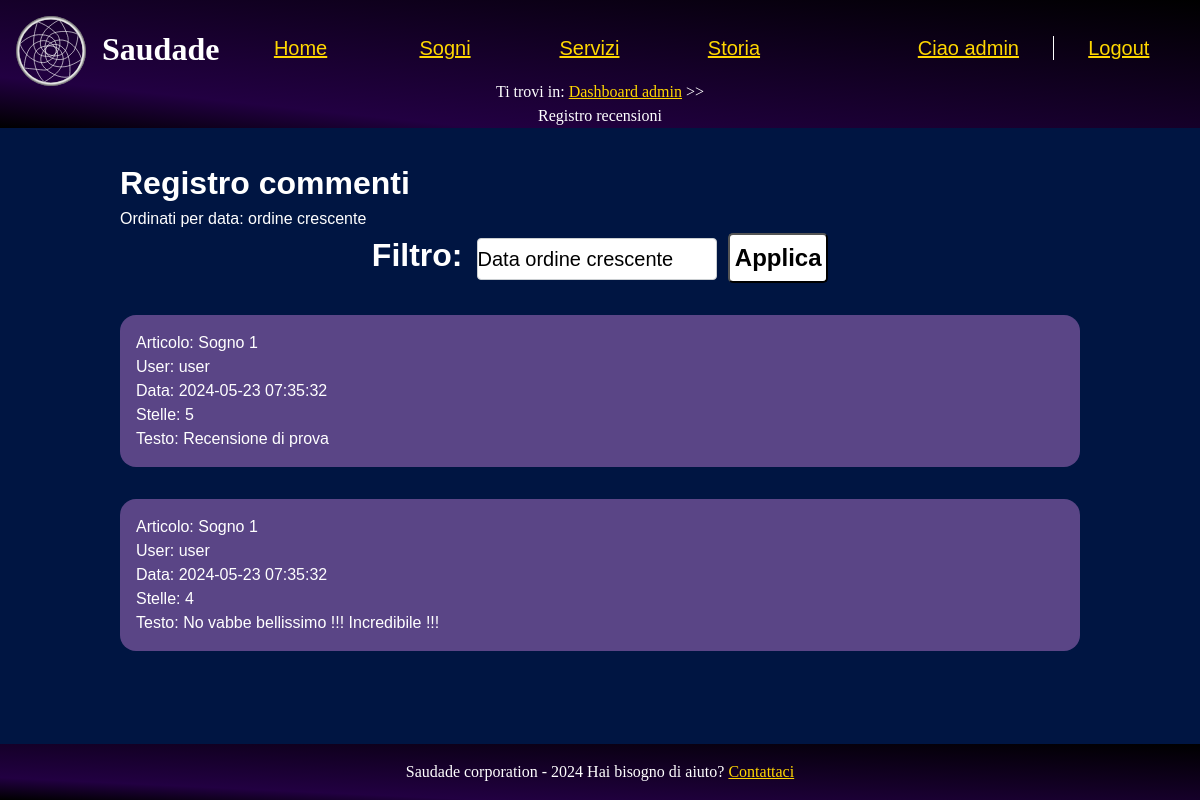
The page /src/php/registroRecensioni.php (signed in) on the database its author committed.
### tables this page shows
CREATE TABLE recensioni (
  id SERIAL PRIMARY KEY,
  user_name VARCHAR(20) NOT NULL,
  testo TEXT NOT NULL,
  articolo VARCHAR(20),
  stelle INT CHECK (stelle >= 1 AND stelle <= 5),
  data TIMESTAMP DEFAULT CURRENT_TIMESTAMP,

  FOREIGN KEY (user_name) REFERENCES utenti(user_name) ON DELETE CASCADE ON UPDATE CASCADE,
  FOREIGN KEY (articolo) REFERENCES sogni(titolo) ON DELETE CASCADE  ON UPDATE CASCADE
);

### src/php/functions.php (called while the page is built, shortened)
<?php
class Functions {
    private $connection;
    public function openDBConnection(){
        global $HOST_DB, $USERNAME, $PASSWORD, $DATABASE_NAME;
        $this->connection = mysqli_connect(
            $HOST_DB,
            $USERNAME,
            $PASSWORD,
            $DATABASE_NAME
        );
        $this->connection->set_charset("utf8");
        return mysqli_connect_errno() == 0;
    }
    public function getConnection(){
        return $this->connection;
    }
}

### src/php/registroRecensioni.php (the view, shortened to what this page needs)
<?php
    require_once("functions.php");
    $functions = new functions();
    $functions->openDBConnection();
    $pagina = new newPage("../html/registroRecensioni.html", "Registro recensioni", "Registro recensioni", "Registro recensioni");
    if(isset($_SESSION['user_name'])){
        if($_SESSION['user_name'] === "admin") {
            $filtro = "data ASC";
            $ordine = "data: ordine crescente";
            $linkUsrAsc = "Username ordine alfabetico crescente";
            $linkUsrDec = "Username ordine alfabetico decrescente";
            $linkArtAsc = "Articolo ordine alfabetico crescente";
            $linkArtDec = "Articolo ordine alfabetico decrescente";
            $linkDataAsc = "Data ordine crescente";
            $linkDataDec = "Data ordine decrescente";
            $linkStarAsc =  "Numero stelle ordine crescente";
            $linkStarDec =  "Numero stelle ordine decrescente";
            $linkUsrAscValue = "usr-asc";
            $linkUsrDecValue = "usr-desc";
            $linkArtAscValue = "art-asc";
            $linkArtDecValue = "art-desc";
            $linkDataAscValue = "date-asc";
            $linkDataDecValue = "date-desc";
            $linkStarAscValue = "star-asc";
            $linkStarDecValue = "star-desc";
            $linkUsrAscDisabled = "";
            $linkUsrDecDisabled = "";
            $linkArtAscDisabled = "";
            $linkArtDecDisabled = "";
            $linkDataAscDisabled = "";
            $linkDataDecDisabled = "";
            $linkStarAscDisabled = "";
            $linkStarDecDisabled = "";
            $pagina->modificaHTML("{ordine}", $ordine);
            $pagina->modificaHTML("{linkUsrAsc}", $linkUsrAsc);
            $pagina->modificaHTML("{linkUsrDec}", $linkUsrDec);
            $pagina->modificaHTML("{linkArtAsc}", $linkArtAsc);
            $pagina->modificaHTML("{linkArtDec}", $linkArtDec);
            $pagina->modificaHTML("{linkDataAsc}", $linkDataAsc);
            $pagina->modificaHTML("{linkDataDec}", $linkDataDec);
            $pagina->modificaHTML("{linkStarAsc}", $linkStarAsc);
            $pagina->modificaHTML("{linkStarDec}", $linkStarDec);
            $pagina->modificaHtml("{linkUsrAscValue}", $linkUsrAscValue);
            $pagina->modificaHtml("{linkUsrDecValue}", $linkUsrDecValue);
            $pagina->modificaHtml("{linkArtAscValue}", $linkArtAscValue);
            $pagina->modificaHtml("{linkArtDecValue}", $linkArtDecValue);
            $pagina->modificaHtml("{linkDataAscValue}", $linkDataAscValue);
            $pagina->modificaHtml("{linkDataDecValue}", $linkDataDecValue);
            $pagina->modificaHtml("{linkStarAscValue}", $linkStarAscValue);
            $pagina->modificaHtml("{linkStarDecValue}", $linkStarDecValue);
            $pagina->modificaHtml("{linkUsrAscDisabled}", $linkUsrAscDisabled);
            $pagina->modificaHtml("{linkUsrDecDisabled}", $linkUsrDecDisabled);
            $pagina->modificaHtml("{linkArtAscDisabled}", $linkArtAscDisabled);
            $pagina->modificaHtml("{linkArtDecDisabled}", $linkArtDecDisabled);
            $pagina->modificaHtml("{linkDataAscDisabled}", $linkDataAscDisabled);
            $pagina->modificaHtml("{linkDataDecDisabled}", $linkDataDecDisabled);
            $pagina->modificaHtml("{linkStarAscDisabled}", $linkStarAscDisabled);
            $pagina->modificaHtml("{linkStarDecDisabled}", $linkStarDecDisabled);
            $stmt = $functions->getConnection()->prepare("SELECT * FROM recensioni ORDER BY $filtro ;");
            $stmt->execute();
            $risultato = $stmt->get_result();
            if($risultato == NULL){
                $pagina->modificaHTML("{acquisto}", "Nessun risultato");
            }else{
                if(mysqli_num_rows($risultato) > 0){
                    $output = "";
                    foreach( $risultato as $row){
                        $output .= "<div class = \"section\"><p>Articolo: " . $row["articolo"] . "</p><p>User: " . $row["user_name"] . "</p><p>Data: " . $row["data"] . "<p>Stelle: ".$row["stelle"]."</p>" . "<p>Testo: ".$row["testo"]."</p>" . "</div>";
                    }
                }
            }
        }else{
            $pagina->printErrorPage("Pagina riservata. Torna alla <a href=\"index.php\">home</a> o alla tua <a href=\"dashboardUser.php\">area personale</a>");
        }
    }else{
        $pagina->printErrorPage("Devi <a href=\"login.php\">accedere al tuo account</a> per visionare questa pagina");
    }

### src/CSS/style.css (style rules this page uses)
* { padding: 0; margin: 0; }
:root { --headerBgColor: #220042; --headerTxtColor: #FFFFFF; --BgColor: #001542; --BgTxtColor: #FFFFFF; --footerBgColor: #220042; --footerTxtColor: #FFFFFF; --visitedLinkColor: #38F689; --linkColor: #FFD700; --BgAll: #7A7A7A; --BgSidebar:#00154280; --colorSlide: rgb(90, 69, 134); --slideTitleTxtColor: #FFFFFF; --fontMenu: sans-serif; --errorBackground: #FF0000; --errorText: #FFFFFF; --successBackground:#4F7A28; }
html { width: 100%; font-size: 100%; line-height: 1.5em; margin: auto; background-color: var(--BgAll); }
a { color:var(--linkColor) }
body { display: flex; flex-direction: column; min-height: 100vh; line-height: 1.5; background-color: var(--BgColor); }
select.formListaSogni { appearance: none; -webkit-appearance: none; height: 42px; width: 25%; font-size: 1.25rem; background-color: var(--BgTxtColor); border: 1px solid #caced1; border-radius: 0.25rem; color: black; cursor: pointer; }
header { text-align: center; width: 100%; background-image: linear-gradient(to top right, #000000 0%, var(--headerBgColor) 20%, #000000 100%); color: var(--headerTxtColor); }
.menu { text-align: center; line-height: 1.5em; vertical-align: middle; margin:auto; }
ul.listaNavBar { padding: 0; text-align: center; list-style: none; font-family: var(--fontMenu); color: var(--visitedLinkColor); margin-top: 1em; }
ul.listaNavBar > li { display: inline-block; width: 10%; margin: 1em 0.5em; font-size: 1.25em; }
ul.listaNavBar > li:nth-last-child(2) { margin-left: 5em; }
ul.listaNavBar > li:nth-last-child(1) { padding-left: 0.25em; border-left: 1px solid white; }
.menu a { margin: auto; color: var(--linkColor); transition: all -50s ease-in-out; }
.menu a::after { color: var(--linkColor); }
#breadcrump { font-size: 1em; text-align: center; position: relative; padding-left: 40%; padding-right: 40%; }
.titolo > h1 { float: left; margin-top: 25px; vertical-align: middle; }
#logo { float: left; width: 70px; height: 70px; margin: 1em; transition: all 1.25s ease; z-index: 10; }
main { margin:auto; width: 80%; min-height:max-content; align-items: center; background-color: var(--BgColor); color:var(--BgTxtColor); font-family: 'Tahoma', sans-serif; }
div.searchSogno { margin-bottom: 0.75em; }
.filtraSogno { text-align: center; }
.filtraSogno > label { font-weight: bold; font-size: 2em; padding-right: 0.3em; }
.filtraSogno > input.bottoneFiltro { width: 100px; height: 50px; border-radius: 5px; background-color: white; color: #000000; font-size: 1.5em; font-weight: bold; margin-left: 0.3em; align-items: baseline; }
footer { background-image: linear-gradient(to top right, #000000 0%, var(--headerBgColor) 20%, #000000 100%); color:var(--footerTxtColor); text-align: center; margin-top: auto; width: 100%; padding: 1em 0em 1em 0em; font-size: 1rem; }
.section { background-color: var(--colorSlide); margin:auto; margin-top:2em; margin-bottom:2em; padding:1em; border-radius: 1em; }

### src/CSS/tablet.css (style rules this page uses)
#logo { float: left; }
.listaNavBar { display: none; }
#breadcrump { margin-top: 70px; bottom: 0; padding-top: 1%; padding-left: 35%; padding-right: 35%; }

### src/CSS/mobile.css (style rules this page uses)
#breadcrump { padding-top: 3%; padding-left: 0%; padding-right: 0%; }
.filtraSogno > label { font-size: 1.5em; }
select.formListaSogni { font-size: 1rem; width: 35%; }

### rows shown on the page
recensioni: articolo "Sogno 1", user_name "user", data "2024-05-23 07:35:32", stelle "5", testo "Recensione di prova"
recensioni: articolo "Sogno 1", user_name "user", data "2024-05-23 07:35:32", stelle "4", testo "No vabbe bellissimo !!! Incredibile !!!"
